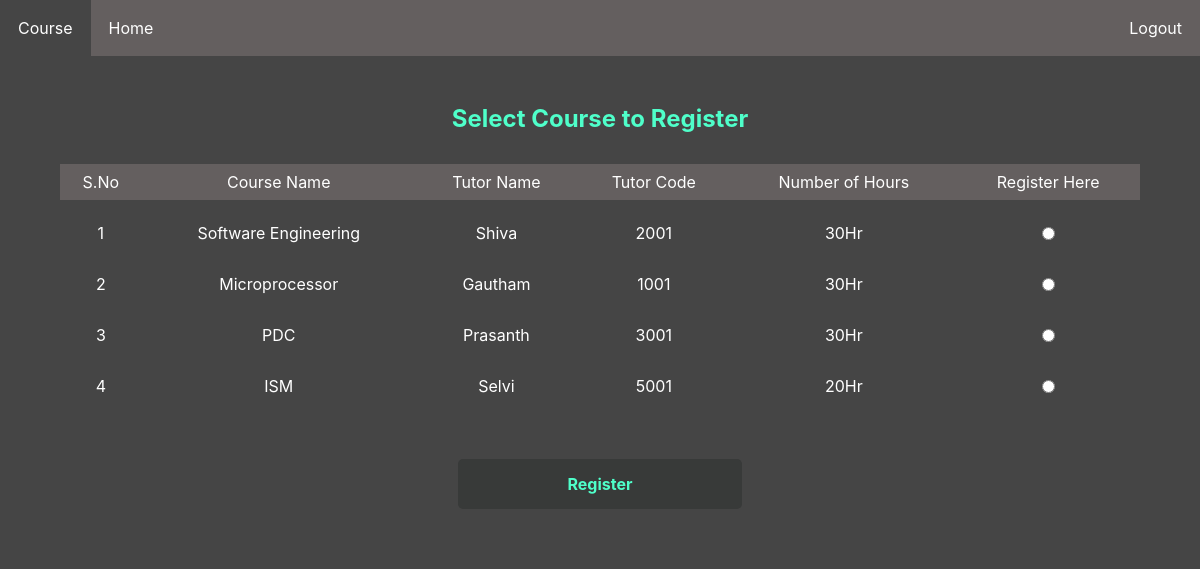
Page /student/courses.php on the earlier database version.
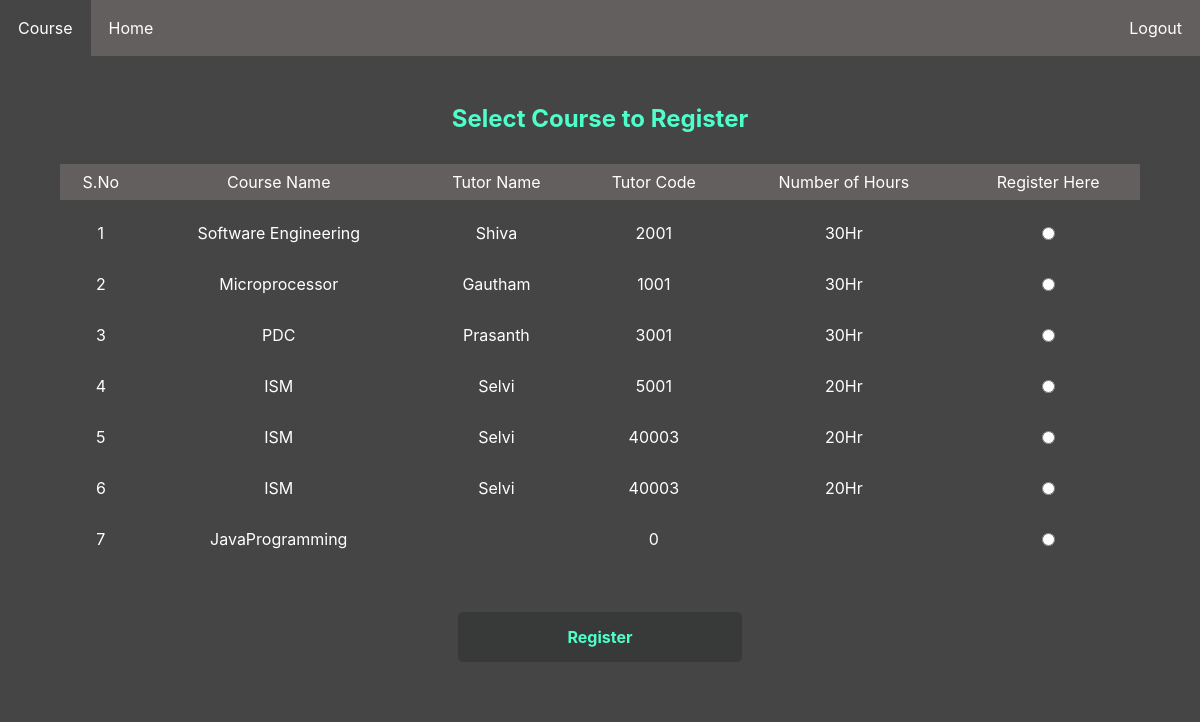
Same page on the later database version.
### tables this page shows
CREATE TABLE `courses` (
  `coursename` varchar(30) NOT NULL,
  `tutorname` varchar(30) NOT NULL,
  `duration` varchar(11) NOT NULL,
  `tutorid` int(10) NOT NULL
);

### student/courses.php (the view, shortened to what this page needs)
<!DOCTYPE html>
<html lang="en">
<head>
    <link rel="stylesheet" href="course.css">
</head>
<body>
<ul>
      <li><a class="active" href="#home">Course</a></li>
      <li><a href="home.php">Home</a></li>
      <li style="float:right; "><a href="logout.php" class="logout">Logout</a></li>
    </ul>
    <div class="section">
        <h1>Select Course to Register</h1>
    <?php
    $host = "localhost";
    $user = "root";
    $password = '';
    $db_name = "TutorSpot";
    $con = mysqli_connect($host, $user, $password, $db_name);
    ?>
    <form id="formin" method="post">
    <?php
    $sql = "select *from courses";
    $result = mysqli_query($con, $sql);
    $i=1;
  echo "<div class='div1'>";
  echo "<table>";
  echo "<tr id='header'>";
  echo "<td>S.No</td>";
  echo "<td> Course Name</td>";
  echo "<td> Tutor Name</td>";
  echo "<td> Tutor Code</td>";
  echo "<td> Number of Hours</td>";
  echo "<td>Register Here</td>";
  echo "</tr>";
  echo "<tbody>";
   while( $row = mysqli_fetch_array($result, MYSQLI_ASSOC)){
    echo "<tr>";
    echo "<td>".$i."</td>";
    echo "<td>".$row['coursename']."</td>";
    echo "<td>".$row['tutorname']."</td>";
    echo "<td>".$row['tutorid']."</td>";
    echo "<td>".$row['duration']."</td>";
    echo "<td><input type='radio' name='radio' value='$i' class='radio'> </td>";
    $i=$i+1;
    echo "</tr>";
   }
   echo "</tbody>";
 echo "</table>";
  echo "</div>";
?>
<br>
<div class="sub">
  <div class="btn">
	<input id="submit" type="submit" name="submit" value="Register">
  </div></div>
    </form>
    </div>
</body>
</html>

### student/course.css (style rules this page uses)
* { box-sizing: border-box; font-family: -apple-system, BlinkMacSystemFont, "segoe ui", roboto, oxygen, ubuntu, cantarell, "fira sans", "droid sans", "helvetica neue", Arial, sans-serif; font-size: 16px; }
body { background-color: #454545; margin: 0; }
.section { padding: 2em 2em; }
ul { list-style-type: none; margin: 0; padding: 0; overflow: hidden; background-color: #645F5F; color: white; }
li { float: left; }
li a { display: block; color: white; text-align: center; padding: 18px 18px; text-decoration: none; }
.active { background-color: #454545; color: white; }
div { background-color: #454545; }
h1 { color: #4FFFCA; text-align: center; font-size: x-large; }
table { align-content: left; border-collapse: separate; border-spacing: 0 15px; border: none; margin-left: auto; margin-right: auto; width:95%; color:white; }
td { border: none; padding: 8px; text-align: center; }
#header { text-align: center; background-color: #645F5F; }
.radio { display:block; margin:auto; align-items: center; justify-content:center; accent-color: #4FFFCA; }
.btn { text-align: center; }
#submit { width: 25%; border-radius: 5px; padding: 15px; margin-top: 20px; background-color: #383a39; border: 0; cursor: pointer; font-weight: bold; color: #4FFFCA; transition: background-color 0.2s; }

Differences in the rows shown:
added courses: coursename "ISM", tutorname "Selvi", tutorid "40003", duration "20Hr"
added courses: coursename "ISM", tutorname "Selvi", tutorid "40003", duration "20Hr"
added courses: coursename "JavaProgramming", tutorid "0"
